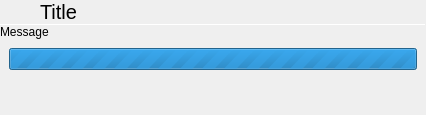
<?xml version="1.0" encoding="UTF-8"?>
<ui version="4.0">
 <class>ProgressDialog</class>
 <widget class="QDialog" name="ProgressDialog">
  <property name="geometry">
   <rect>
    <x>0</x>
    <y>0</y>
    <width>426</width>
    <height>115</height>
   </rect>
  </property>
  <property name="windowTitle">
   <string notr="true">Dialog</string>
  </property>
  <layout class="QVBoxLayout" name="verticalLayout">
   <property name="spacing">
    <number>0</number>
   </property>
   <property name="leftMargin">
    <number>0</number>
   </property>
   <property name="topMargin">
    <number>0</number>
   </property>
   <property name="rightMargin">
    <number>0</number>
   </property>
   <property name="bottomMargin">
    <number>0</number>
   </property>
   <item>
    <layout class="QHBoxLayout" name="horizontalLayout">
     <property name="spacing">
      <number>0</number>
     </property>
     <item>
      <widget class="QPushButton" name="cancelButton">
       <property name="sizePolicy">
        <sizepolicy hsizetype="Preferred" vsizetype="Preferred">
         <horstretch>0</horstretch>
         <verstretch>0</verstretch>
        </sizepolicy>
       </property>
       <property name="text">
        <string/>
       </property>
       <property name="icon">
        <iconset theme="go-previous" resource="../../icons.qrc">
         <normaloff>:/icons/go-previous.svg</normaloff>:/icons/go-previous.svg</iconset>
       </property>
       <property name="flat">
        <bool>true</bool>
       </property>
      </widget>
     </item>
     <item>
      <widget class="QLabel" name="title">
       <property name="sizePolicy">
        <sizepolicy hsizetype="Expanding" vsizetype="Preferred">
         <horstretch>0</horstretch>
         <verstretch>0</verstretch>
        </sizepolicy>
       </property>
       <property name="font">
        <font>
         <pointsize>15</pointsize>
        </font>
       </property>
       <property name="text">
        <string notr="true">Title</string>
       </property>
       <property name="margin">
        <number>9</number>
       </property>
      </widget>
     </item>
    </layout>
   </item>
   <item>
    <widget class="Line" name="line">
     <property name="maximumSize">
      <size>
       <width>16777215</width>
       <height>1</height>
      </size>
     </property>
     <property name="orientation">
      <enum>Qt::Horizontal</enum>
     </property>
    </widget>
   </item>
   <item>
    <widget class="QLabel" name="message">
     <property name="text">
      <string notr="true">Message</string>
     </property>
     <property name="margin">
      <number>9</number>
     </property>
    </widget>
   </item>
   <item>
    <layout class="QVBoxLayout" name="verticalLayout_2">
     <property name="leftMargin">
      <number>9</number>
     </property>
     <property name="topMargin">
      <number>9</number>
     </property>
     <property name="rightMargin">
      <number>9</number>
     </property>
     <property name="bottomMargin">
      <number>9</number>
     </property>
     <item>
      <widget class="QProgressBar" name="progressBar">
       <property name="maximum">
        <number>0</number>
       </property>
       <property name="textVisible">
        <bool>false</bool>
       </property>
      </widget>
     </item>
    </layout>
   </item>
   <item>
    <spacer name="verticalSpacer">
     <property name="orientation">
      <enum>Qt::Vertical</enum>
     </property>
     <property name="sizeHint" stdset="0">
      <size>
       <width>20</width>
       <height>0</height>
      </size>
     </property>
    </spacer>
   </item>
  </layout>
 </widget>
 <resources>
  <include location="../../icons.qrc"/>
 </resources>
 <connections/>
</ui>
